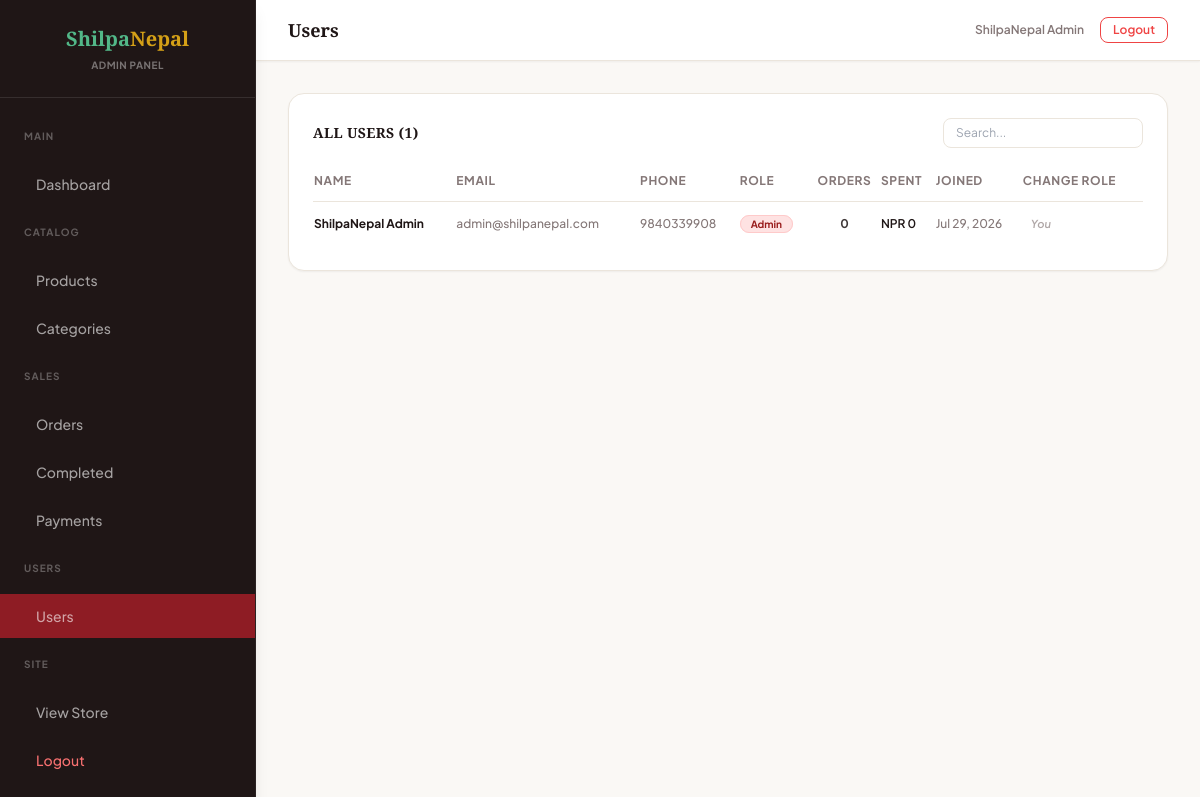
The page /admin/users.php (signed in) on the database its author committed.
### tables this page shows
CREATE TABLE users (
    id INT AUTO_INCREMENT PRIMARY KEY, full_name VARCHAR(100) NOT NULL,
    email VARCHAR(100) NOT NULL UNIQUE, phone VARCHAR(15) NOT NULL,
    password VARCHAR(255) NOT NULL, address TEXT NOT NULL,
    role ENUM('admin','customer') DEFAULT 'customer',
    created_at TIMESTAMP DEFAULT CURRENT_TIMESTAMP
);

### admin/users.php (the view, shortened to what this page needs)
<?php
require_once '../includes/db.php';
$users = $conn->query("SELECT u.*,COUNT(o.id) as order_count,COALESCE(SUM(o.total_amount),0) as total_spent FROM users u LEFT JOIN orders o ON o.user_id=u.id AND o.payment_status='paid' GROUP BY u.id ORDER BY u.created_at DESC");
?>
<!DOCTYPE html>
<html lang="en">
<head>
    <link class="stylesheet" href="https://cdn.jsdelivr.net/npm/bootstrap-icons@1.11.0/font/bootstrap-icons.css">
    <link rel="stylesheet" href="<?= SITE_URL ?>/assets/css/style.css">
    <script src="https://cdn.tailwindcss.com"></script>
</head>
<body class="bg-[#FAF8F5] text-dark font-sans antialiased">
<?php include '../includes/admin_sidebar.php'; ?>
<div class="ml-64 min-h-screen flex flex-col">
<?php include '../includes/admin_topbar.php'; ?>
<div class="p-8 space-y-6 flex-grow">
    <div class="bg-white border border-border rounded-2xl p-6 shadow-sm">
        <div class="flex flex-col sm:flex-row justify-between items-stretch sm:items-center gap-3 mb-6">
            <h6 class="font-bold text-dark text-sm tracking-wide uppercase">All Users (<?= $users->num_rows ?>)</h6>
            <input type="text" id="userSearch" class="w-full sm:w-[200px] px-3 py-1.5 text-xs border border-border rounded-lg focus:outline-none focus:border-primary" placeholder="Search...">
        </div>
        <div class="overflow-x-auto">
            <table class="w-full text-left border-collapse align-middle" id="userTable">
                <thead>
                    <tr class="border-b border-border text-xs font-bold text-muted uppercase tracking-wider">
                        <th class="pb-3">Name</th>
                        <th class="pb-3">Email</th>
                        <th class="pb-3">Phone</th>
                        <th class="pb-3">Role</th>
                        <th class="pb-3 text-center">Orders</th>
                        <th class="pb-3">Spent</th>
                        <th class="pb-3">Joined</th>
                        <th class="pb-3">Change Role</th>
                    </tr>
                </thead>
                <tbody class="divide-y divide-border/60 text-xs font-medium text-dark/95">
                <?php while ($u=$users->fetch_assoc()): ?>
                <tr class="hover:bg-cream/10 transition">
                    <td class="py-3.5 font-bold text-dark"><?= htmlspecialchars($u['full_name']) ?></td>
                    <td class="py-3.5 text-muted"><?= htmlspecialchars($u['email']) ?></td>
                    <td class="py-3.5 text-muted"><?= htmlspecialchars($u['phone']) ?></td>
                    <td class="py-3.5">
                        <?= $u['role']==='admin'?'<span class="bg-red-105 bg-red-100 border border-red-200 text-red-800 text-[10px] font-bold px-2.5 py-0.5 rounded-full">Admin</span>':'<span class="bg-gray-105 bg-gray-100 border border-gray-200 text-gray-800 text-[10px] font-bold px-2.5 py-0.5 rounded-full">Customer</span>' ?>
                    </td>
                    <td class="py-3.5 text-center font-bold text-dark/85"><?= $u['order_count'] ?></td>
                    <td class="py-3.5 font-semibold text-dark">NPR <?= number_format($u['total_spent'],0) ?></td>
                    <td class="py-3.5 text-muted"><?= date('M d, Y',strtotime($u['created_at'])) ?></td>
                    <td class="py-3.5">
                        <?php if ($u['id']!=$_SESSION['user_id']): ?>
                        <form method="POST" class="flex gap-2 items-center">
                            <input type="hidden" name="user_id" value="<?= $u['id'] ?>">
                            <select name="role" class="px-2 py-1 text-xs border border-border rounded-lg bg-white focus:outline-none focus:border-primary w-24">
                                <option value="customer" <?= $u['role']==='customer'?'selected':'' ?>>Customer</option>
                                <option value="admin"    <?= $u['role']==='admin'   ?'selected':'' ?>>Admin</option>
                            </select>
                            <button type="submit" name="change_role" class="p-1 px-1.5 bg-primary hover:bg-primary-dark text-white rounded transition text-xs font-bold"><i class="bi bi-check2"></i></button>
                        </form>
                        <?php else: ?><span class="text-muted/65 italic text-[11px] font-semibold pl-2">You</span><?php endif; ?>
                    </td>
                </tr>
                <?php endwhile; ?>
                </tbody>
            </table>
        </div>
    </div>
</div>
</div>
</body>
</html>

### assets/css/style.css (style rules this page uses)
body { font-family: 'Plus Jakarta Sans', sans-serif; }
h1, h2, h3, h4, h5, h6 { font-family: 'Playfair Display', serif; }

### rows shown on the page
users: full_name "ShilpaNepal Admin", email "admin@shilpanepal.com", phone "9840339908", role "Admin", order_count "0", total_spent "0", created_at "Jul 29, 2026", shows "You"

### other values the page prints
$pageTitle "Users"
$_SESSION['full_name'] "ShilpaNepal Admin"
$users->num_rows "1"
